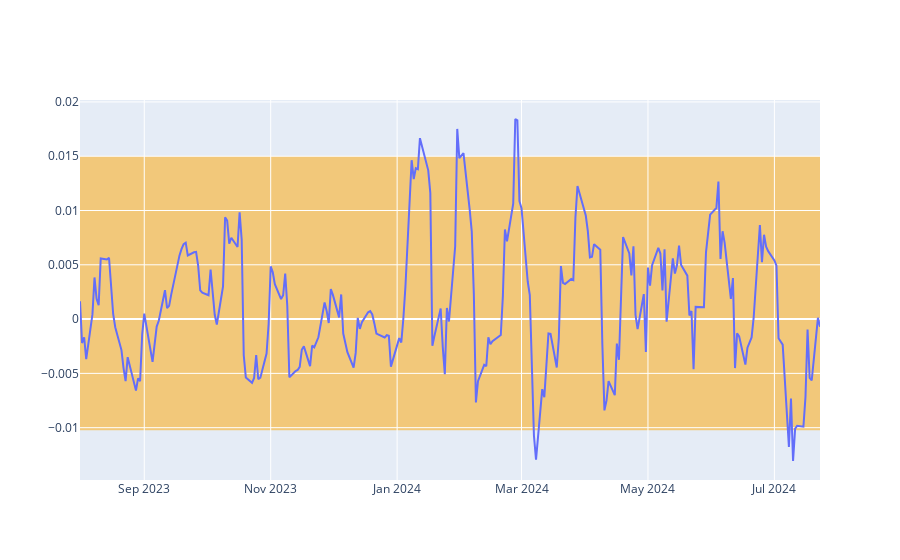

Notebook code cell kept with this figure:
### Code cell
fig = go.Figure()
fig.add_trace(go.Scatter(x=tsmc_df.index, y=tsmc_MVA_abnormal_returns_CAPM, mode="lines", name="MVA Abnormal Returns (TSM)"))
fig.add_hrect(y0=tsmc_avg_returns-1.96*tsmc_abnormal_returns_std, y1=tsmc_avg_returns+1.96*tsmc_abnormal_returns_std, fillcolor="orange", opacity=0.5, layer="below", line_width=0)

### Figure 1 — Plotly figure (JSON) as saved in the notebook; plotly's stock layout.template omitted (floating-point values rounded to 4 significant figures; data arrays with more than 128 entries replaced by an {"elided": "..."} marker saying what was removed)
{"data": [{"mode": "lines", "name": "MVA Abnormal Returns (TSM)", "type": "scatter", "x": {"elided": "252 str values"}, "y": {"elided": "246 float values"}}], "layout": {"shapes": [{"fillcolor": "orange", "layer": "below", "line": {"width": 0}, "opacity": 0.5, "type": "rect", "x0": 0, "x1": 1, "xref": "x domain", "y0": -0.01024, "y1": 0.01499, "yref": "y"}]}}
